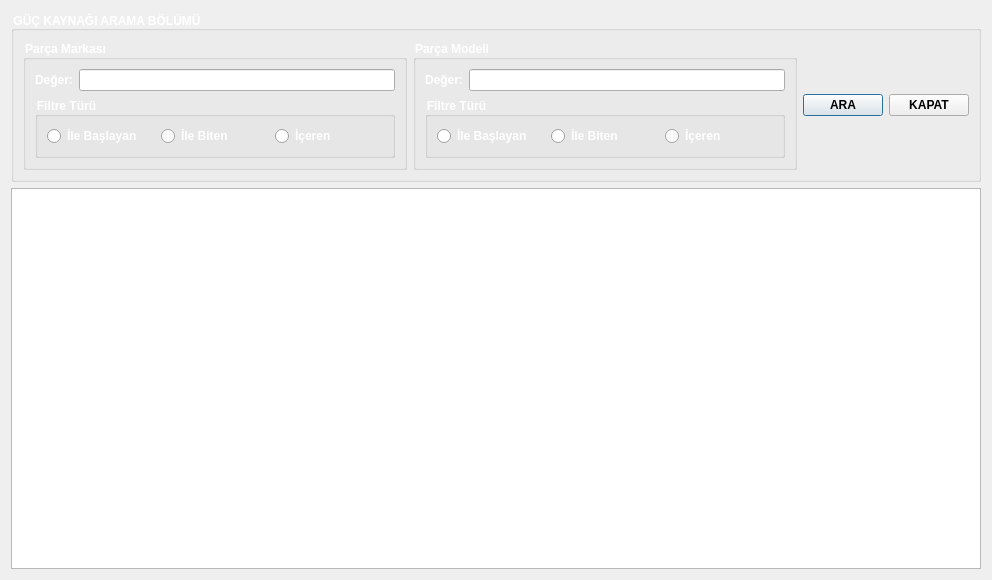
<?xml version="1.0" encoding="UTF-8"?>
<ui version="4.0">
 <class>TMOGucKaynagiListeFormu</class>
 <widget class="QDialog" name="TMOGucKaynagiListeFormu">
  <property name="geometry">
   <rect>
    <x>0</x>
    <y>0</y>
    <width>992</width>
    <height>580</height>
   </rect>
  </property>
  <property name="windowTitle">
   <string>Dialog</string>
  </property>
  <property name="styleSheet">
   <string notr="true">TMOGucKaynagiListeFormu{

	
	background-image: url(:/resimler/guckaynagi.jpg);
}

QLabel {
   font:Bold; 
   color: #ffffff;
}
QGroupBox {
    font:Bold;
color: #ffffff;
}
QPushButton{font:Bold;}
QRadioButton{
    font:Bold;
color: #ffffff;
}</string>
  </property>
  <layout class="QGridLayout" name="gridLayout_6">
   <item row="0" column="0">
    <widget class="QGroupBox" name="GPAramaBolumu">
     <property name="title">
      <string>GÜÇ KAYNAĞI ARAMA BÖLÜMÜ</string>
     </property>
     <layout class="QGridLayout" name="gridLayout_5">
      <item row="0" column="0">
       <widget class="QGroupBox" name="GPParcaMarkasi">
        <property name="title">
         <string>Parça Markası</string>
        </property>
        <layout class="QGridLayout" name="gridLayout_2">
         <item row="0" column="0">
          <widget class="QLabel" name="LPMarkasiDeger">
           <property name="text">
            <string>Değer:</string>
           </property>
          </widget>
         </item>
         <item row="0" column="1">
          <widget class="QLineEdit" name="LEPMarkasiDeger"/>
         </item>
         <item row="1" column="0" colspan="2">
          <widget class="QGroupBox" name="GPPMarkasiFiltreTuru">
           <property name="title">
            <string>Filtre Türü</string>
           </property>
           <layout class="QGridLayout" name="gridLayout">
            <item row="0" column="0">
             <widget class="QRadioButton" name="RBPMarkasiFTIleBaslayan">
              <property name="text">
               <string>İle Başlayan</string>
              </property>
             </widget>
            </item>
            <item row="0" column="1">
             <widget class="QRadioButton" name="RBPMarkasiFTIleBiten">
              <property name="text">
               <string>İle Biten</string>
              </property>
             </widget>
            </item>
            <item row="0" column="2">
             <widget class="QRadioButton" name="RBPMarkasiFTIceren">
              <property name="text">
               <string>İçeren</string>
              </property>
             </widget>
            </item>
           </layout>
          </widget>
         </item>
        </layout>
       </widget>
      </item>
      <item row="0" column="2">
       <widget class="QPushButton" name="PBAra">
        <property name="text">
         <string>ARA</string>
        </property>
       </widget>
      </item>
      <item row="0" column="1">
       <widget class="QGroupBox" name="GPParcaModeli">
        <property name="title">
         <string>Parça Modeli</string>
        </property>
        <layout class="QGridLayout" name="gridLayout_4">
         <item row="0" column="0">
          <widget class="QLabel" name="LPModeliDeger">
           <property name="text">
            <string>Değer:</string>
           </property>
          </widget>
         </item>
         <item row="0" column="1">
          <widget class="QLineEdit" name="LEPModeliDeger"/>
         </item>
         <item row="1" column="0" colspan="2">
          <widget class="QGroupBox" name="GPPModeliFiltreTuru">
           <property name="title">
            <string>Filtre Türü</string>
           </property>
           <layout class="QGridLayout" name="gridLayout_3">
            <item row="0" column="0">
             <widget class="QRadioButton" name="RBPModeliFTIleBaslayan">
              <property name="text">
               <string>İle Başlayan</string>
              </property>
             </widget>
            </item>
            <item row="0" column="1">
             <widget class="QRadioButton" name="RBPModeliIFTIleBiten">
              <property name="text">
               <string>İle Biten</string>
              </property>
             </widget>
            </item>
            <item row="0" column="2">
             <widget class="QRadioButton" name="RBPModeliFTIceren">
              <property name="text">
               <string>İçeren</string>
              </property>
             </widget>
            </item>
           </layout>
          </widget>
         </item>
        </layout>
       </widget>
      </item>
      <item row="0" column="3">
       <widget class="QPushButton" name="PBKapat">
        <property name="text">
         <string>KAPAT</string>
        </property>
       </widget>
      </item>
     </layout>
    </widget>
   </item>
   <item row="1" column="0">
    <widget class="QTableWidget" name="TWTablo"/>
   </item>
  </layout>
 </widget>
 <resources/>
 <connections>
  <connection>
   <sender>PBAra</sender>
   <signal>clicked()</signal>
   <receiver>TMOGucKaynagiListeFormu</receiver>
   <slot>aramaYap()</slot>
   <hints>
    <hint type="sourcelabel">
     <x>861</x>
     <y>85</y>
    </hint>
    <hint type="destinationlabel">
     <x>987</x>
     <y>103</y>
    </hint>
   </hints>
  </connection>
  <connection>
   <sender>PBKapat</sender>
   <signal>clicked()</signal>
   <receiver>TMOGucKaynagiListeFormu</receiver>
   <slot>reject()</slot>
   <hints>
    <hint type="sourcelabel">
     <x>947</x>
     <y>87</y>
    </hint>
    <hint type="destinationlabel">
     <x>987</x>
     <y>133</y>
    </hint>
   </hints>
  </connection>
  <connection>
   <sender>RBPModeliFTIceren</sender>
   <signal>clicked()</signal>
   <receiver>TMOGucKaynagiListeFormu</receiver>
   <slot>aramaYap()</slot>
   <hints>
    <hint type="sourcelabel">
     <x>709</x>
     <y>117</y>
    </hint>
    <hint type="destinationlabel">
     <x>989</x>
     <y>158</y>
    </hint>
   </hints>
  </connection>
  <connection>
   <sender>RBPModeliIFTIleBiten</sender>
   <signal>clicked()</signal>
   <receiver>TMOGucKaynagiListeFormu</receiver>
   <slot>aramaYap()</slot>
   <hints>
    <hint type="sourcelabel">
     <x>582</x>
     <y>107</y>
    </hint>
    <hint type="destinationlabel">
     <x>987</x>
     <y>184</y>
    </hint>
   </hints>
  </connection>
  <connection>
   <sender>RBPModeliFTIleBaslayan</sender>
   <signal>clicked()</signal>
   <receiver>TMOGucKaynagiListeFormu</receiver>
   <slot>aramaYap()</slot>
   <hints>
    <hint type="sourcelabel">
     <x>493</x>
     <y>115</y>
    </hint>
    <hint type="destinationlabel">
     <x>988</x>
     <y>209</y>
    </hint>
   </hints>
  </connection>
  <connection>
   <sender>LEPModeliDeger</sender>
   <signal>textChanged(QString)</signal>
   <receiver>TMOGucKaynagiListeFormu</receiver>
   <slot>aramaYap()</slot>
   <hints>
    <hint type="sourcelabel">
     <x>616</x>
     <y>65</y>
    </hint>
    <hint type="destinationlabel">
     <x>988</x>
     <y>242</y>
    </hint>
   </hints>
  </connection>
  <connection>
   <sender>LEPMarkasiDeger</sender>
   <signal>textChanged(QString)</signal>
   <receiver>TMOGucKaynagiListeFormu</receiver>
   <slot>aramaYap()</slot>
   <hints>
    <hint type="sourcelabel">
     <x>240</x>
     <y>60</y>
    </hint>
    <hint type="destinationlabel">
     <x>1</x>
     <y>53</y>
    </hint>
   </hints>
  </connection>
  <connection>
   <sender>RBPMarkasiFTIleBaslayan</sender>
   <signal>clicked()</signal>
   <receiver>TMOGucKaynagiListeFormu</receiver>
   <slot>aramaYap()</slot>
   <hints>
    <hint type="sourcelabel">
     <x>97</x>
     <y>111</y>
    </hint>
    <hint type="destinationlabel">
     <x>3</x>
     <y>120</y>
    </hint>
   </hints>
  </connection>
  <connection>
   <sender>RBPMarkasiFTIleBiten</sender>
   <signal>clicked()</signal>
   <receiver>TMOGucKaynagiListeFormu</receiver>
   <slot>aramaYap()</slot>
   <hints>
    <hint type="sourcelabel">
     <x>198</x>
     <y>115</y>
    </hint>
    <hint type="destinationlabel">
     <x>2</x>
     <y>156</y>
    </hint>
   </hints>
  </connection>
  <connection>
   <sender>RBPMarkasiFTIceren</sender>
   <signal>clicked()</signal>
   <receiver>TMOGucKaynagiListeFormu</receiver>
   <slot>aramaYap()</slot>
   <hints>
    <hint type="sourcelabel">
     <x>318</x>
     <y>112</y>
    </hint>
    <hint type="destinationlabel">
     <x>1</x>
     <y>187</y>
    </hint>
   </hints>
  </connection>
 </connections>
 <slots>
  <slot>aramaYap()</slot>
 </slots>
</ui>
